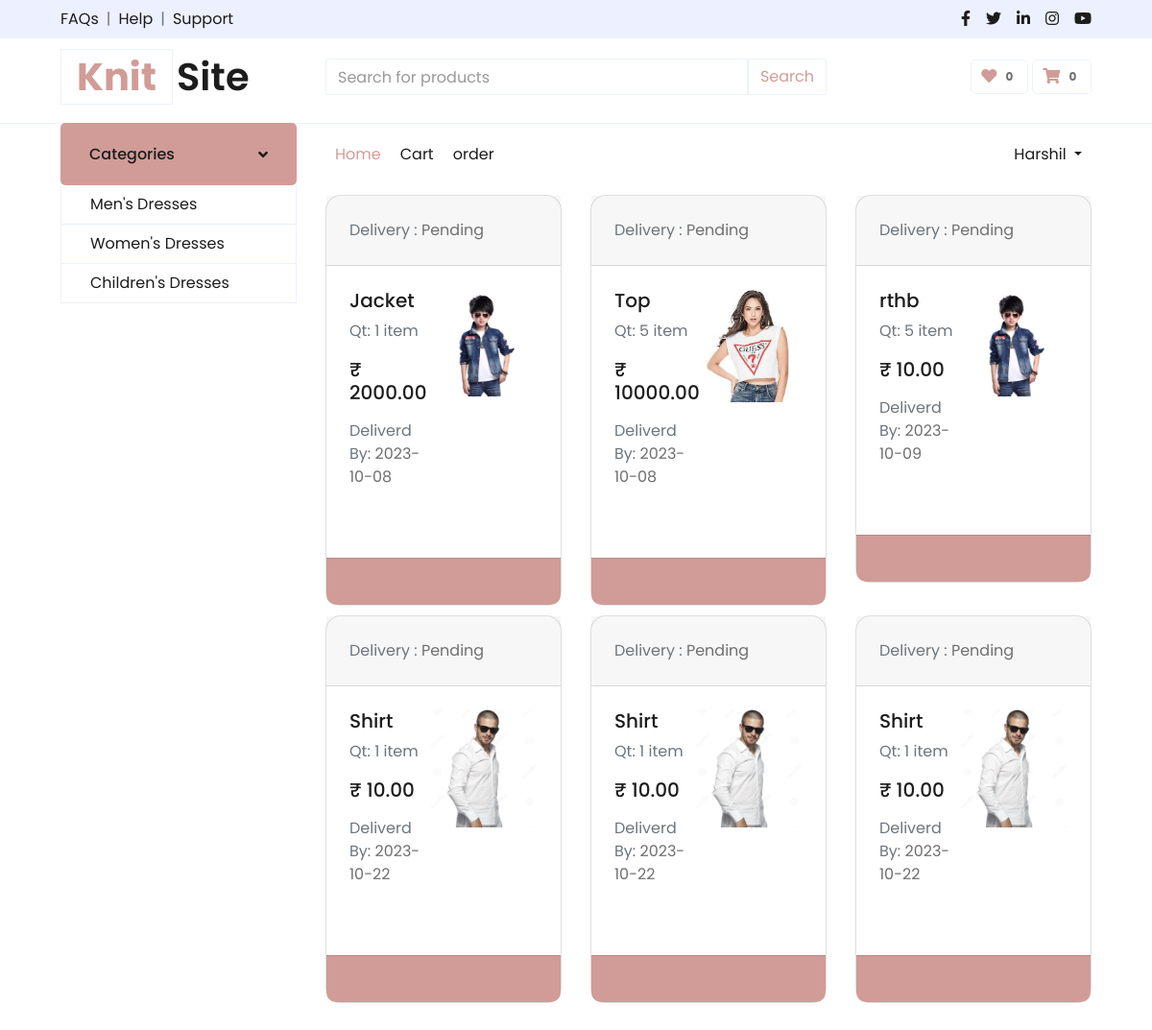
The app's page /customer/order.php (signed in), older data.
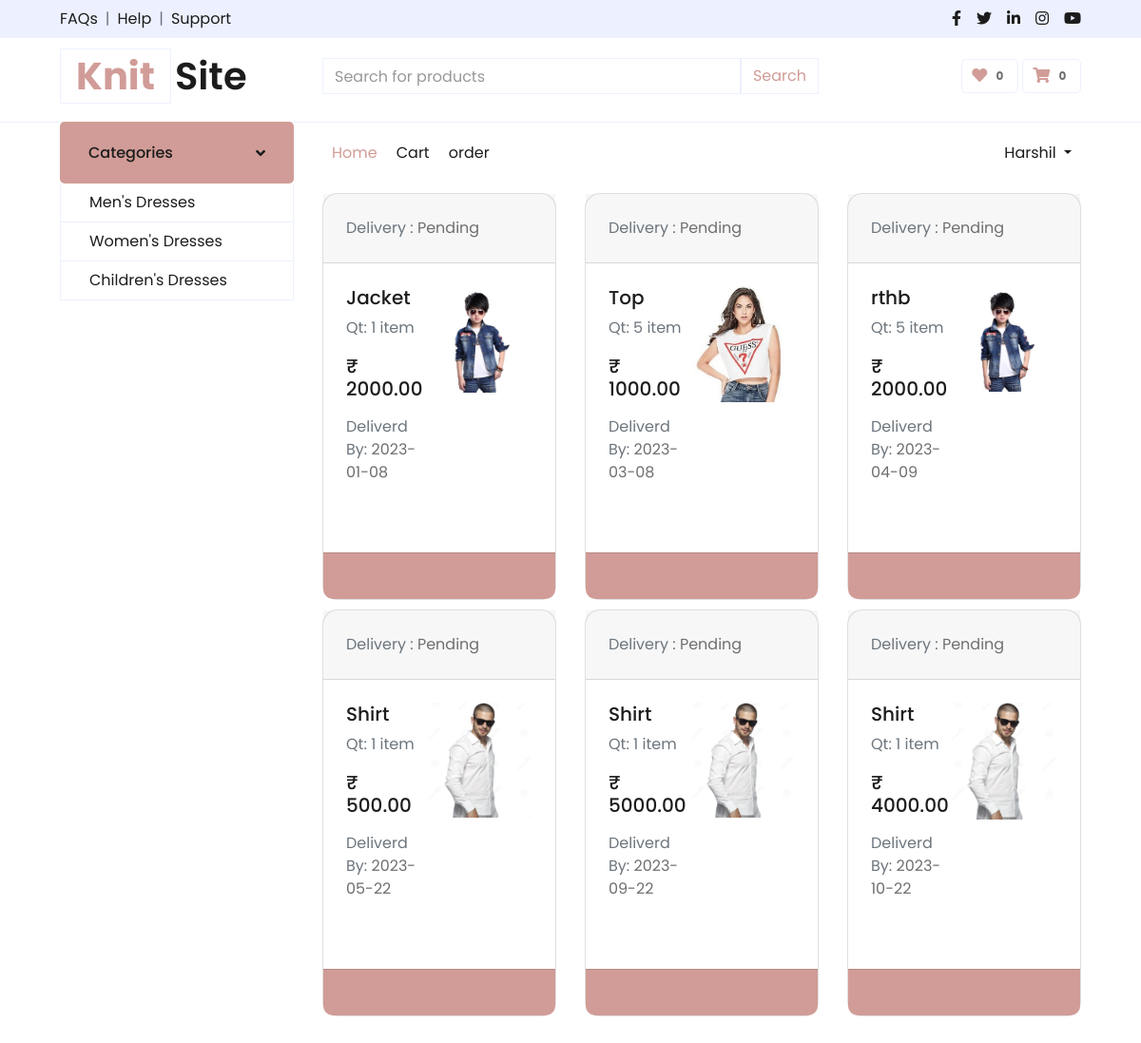
The same page, newer data.
### tables this page shows
CREATE TABLE `order_items` (
  `order_item_id` int(11) NOT NULL,
  `order_id` int(11) NOT NULL,
  `product_id` int(11) NOT NULL,
  `quantity` int(11) NOT NULL,
  `total_price` decimal(10,2) NOT NULL
);

CREATE TABLE `orders` (
  `order_id` int(11) NOT NULL,
  `customer_id` int(11) NOT NULL,
  `order_date` timestamp NOT NULL DEFAULT current_timestamp(),
  `status` varchar(20) NOT NULL
);

CREATE TABLE `products` (
  `id` int(11) NOT NULL,
  `name` varchar(255) NOT NULL,
  `description` text DEFAULT NULL,
  `price` decimal(10,2) NOT NULL,
  `brand_name` varchar(255) DEFAULT NULL,
  `category` varchar(255) DEFAULT NULL,
  `image_path` varchar(255) DEFAULT NULL,
  `add_date` timestamp NOT NULL DEFAULT current_timestamp(),
  `status` int(1) DEFAULT 1,
  `SID` int(11) DEFAULT NULL,
  `quantity` int(11) DEFAULT NULL
);

### customer/order.php (the view, shortened to what this page needs)
<?php
$order = 1;
include_once '../head.php';
include_once '../header.php';
include_once '../navbar.php';
$conn = new mysqli("localhost", "root", "", "knitsite");
$customer_id = $_SESSION["CustomerUserID"];
$query = "SELECT o.order_id, o.order_date, o.status, oi.product_id, p.name AS product_name, p.image_path, oi.quantity, oi.total_price
          FROM orders o
          JOIN order_items oi ON o.order_id = oi.order_id
          JOIN products p ON oi.product_id = p.id
          WHERE o.customer_id = $customer_id";
$result = $conn->query($query);
echo '        <div class="row">';
if ($result) {
    while ($row = $result->fetch_assoc()) {
        $order_date = $row["order_date"];
        $status = $row["status"];
        $product_name = $row["product_name"];
        $quantity = $row["quantity"];
        $total_price = $row["total_price"];
        $image_path = $row["image_path"];
        $order_date=date('Y-m-d', strtotime($order_date));
        $expected_delivery_date = date('Y-m-d', strtotime($order_date . ' + 2 days'));
        echo '
        <div class="col-4 " >
        <div class="card card-stepper" style="border-radius: 16px;margin-top:10px;">
        <div class="card-header p-4">
          <div class="row">
            <div class="col">
            <p class="text-muted mb-0"> Delivery : <span class="fw-bold text-body">' . $status . '</span> </p>
            </div>
          </div>
        </div>
        <div class="card-body p-4">
          <div class="d-flex flex-row mb-4 pb-2">
            <div class="flex-fill">
              <h5 class="bold">' . $product_name . '</h5>
              <p class="text-muted"> Qt: ' . $quantity . ' item</p>
              <h5 class="mb-3"> ₹ ' . $total_price . '</h5>
              <p class="text-muted">Deliverd By: <span class="text-body">' . $expected_delivery_date . '</span></p>
            </div>
            <div>
              <img class="align-self-center img-fluid" src="../seller/' . $image_path . '" width="250">
            </div>
          </div>
        </div>
        <div class="card-footer p-4" style="background-color:#D19C97;border-radius:0px 0px 10px 10px;">
        </div>
      </div>
      </div>
        ';
    }
    echo' </div>';
} else {
    echo "Error retrieving orders: " . $conn->error;
}
?>

### head.php (shortened to what this page needs)
<!DOCTYPE html>
<html lang="en">
<head>
    <link href="https://cdnjs.cloudflare.com/ajax/libs/font-awesome/5.10.0/css/all.min.css" rel="stylesheet">
    <link href="lib/owlcarousel/assets/owl.carousel.min.css" rel="stylesheet">
    <link href="../css/style.css" rel="stylesheet">
    <link rel="stylesheet" href="https://code.jquery.com/ui/1.13.0/themes/base/jquery-ui.css">
</head>

### header.php (shortened to what this page needs)
<div class="container-fluid">
    <div class="row bg-secondary py-2 px-xl-5">
        <div class="col-lg-6 d-none d-lg-block">
            <div class="d-inline-flex align-items-center">
                <a class="text-dark" href="">FAQs</a>
                <span class="text-muted px-2">|</span>
                <a class="text-dark" href="">Help</a>
                <span class="text-muted px-2">|</span>
                <a class="text-dark" href="">Support</a>
            </div>
        </div>
        <div class="col-lg-6 text-center text-lg-right">
            <div class="d-inline-flex align-items-center">
                <a class="text-dark px-2" href="">
                    <i class="fab fa-facebook-f"></i>
                </a>
                <a class="text-dark px-2" href="">
                    <i class="fab fa-twitter"></i>
                </a>
                <a class="text-dark px-2" href="">
                    <i class="fab fa-linkedin-in"></i>
                </a>
                <a class="text-dark px-2" href="">
                    <i class="fab fa-instagram"></i>
                </a>
                <a class="text-dark pl-2" href="">
                    <i class="fab fa-youtube"></i>
                </a>
            </div>
        </div>
    </div>
    <div class="row align-items-center py-3 px-xl-5">
        <div class="col-lg-3 d-none d-lg-block">
            <a href="" class="text-decoration-none">
                <h1 class="m-0 display-5 font-weight-semi-bold"><span class="text-primary font-weight-bold border px-3 mr-1">Knit</span>Site</h1>
            </a>
        </div>
        <div class="col-lg-6 col-6 text-left">
            <form id="search-form">
                <div class="input-group">
                    <input type="text" class="form-control" id="search" placeholder="Search for products">
                    <input class="input-group-text bg-transparent text-primary" type="submit" value="Search">
                </div>
            </form>
        </div>
        <div class="col-lg-3 col-6 text-right">
            <a href="" class="btn border">
                <i class="fas fa-heart text-primary"></i>
                <span class="badge">0</span>
            </a>
            <a  class="btn border" id="cart-btn" href="<?php if(isset($search)){echo'../cart/cart.php';} elseif(isset($cart)){echo'../cart/cart.php';}elseif(isset($order)){echo'../cart/cart.php';} else{echo 'cart/cart.php';} ?>";>
                <i class="fas fa-shopping-cart text-primary"></i>
                <span class="badge"  id="cart-badge">0</span>
               </a>
        </div>
    </div>
</div>
<div class="container">
    <div class="row">
        <div class="col"></div>
        <div class="col">
            <div class=" dropdown-item" id="search-results"> </div>
        </div>
    </div>
</div>

### navbar.php (shortened to what this page needs)
<div class="container-fluid mb-5">
      <div class="row border-top px-xl-5">
          <div class="col-lg-3 d-none d-lg-block">
              <a class="btn shadow-none d-flex align-items-center justify-content-between bg-primary text-white w-100" data-toggle="collapse" href="#navbar-vertical" style="height: 65px; margin-top: -1px; padding: 0 30px;">
                  <h6 class="m-0">Categories</h6>
                  <i class="fa fa-angle-down text-dark"></i>
              </a>
              <nav class="collapse show navbar navbar-vertical navbar-light align-items-start p-0 border border-top-0 border-bottom-0" id="navbar-vertical">
                  <div class="navbar-nav w-100 overflow-hidden" style="height: 123px">
                      <div class="nav-item dropdown" id="list" >
                      <a href="<?php if ($order) { echo'../Category/mens.php';}else{echo './Category/mens.php';} ?>" class="nav-item nav-link">Men's Dresses</a>
                      <a href="<?php if ($order) { echo'../Category/womens.php';}else{echo './Category/womens.php';} ?>" class="nav-item nav-link">Women's Dresses</a>
                      <a href="<?php if ($order) { echo'../Category/childrens.php';}else{echo './Category/childrens.php';} ?>" class="nav-item nav-link">Children's Dresses</a>
                  </div>
              </nav>
          </div>
          <div class="col-lg-9">
              <nav class="navbar navbar-expand-lg bg-light navbar-light py-3 py-lg-0 px-0">
                  <div class="collapse navbar-collapse justify-content-between" id="navbarCollapse">
                      <div class="navbar-nav mr-auto py-0">
                          <a href="<?php if($order) {echo "../HomePage.php";} else{echo "HomePage.php";} ?>" class="nav-item nav-link active">Home</a>
                          <a  href="cart/cart.php"class="nav-item nav-link" style="display: <?php if (isset($_SESSION["CustomerUserID"])||isset($_SESSION["SellerUserID"])) { echo "block";} else { echo "none";}?>">Cart</a>
                          <a  href="customer/order.php"class="nav-item nav-link" style="display: <?php if (isset($_SESSION["CustomerUserID"])||isset($_SESSION["SellerUserID"])) { echo "block";} else { echo "none";}?>">order</a>
                      </div>
                      <div class="navbar-nav ml-auto py-0">
                          <?php
                              if (isset($_SESSION["name"])||isset($_SESSION["CustomerUserID"])) {
                                  include 'HomePageLogin.php';
                              }
                          ?>
                      </div>
                  </div>
              </nav>

### HomePageLogin.php (shortened to what this page needs)
<div class="nav-item dropdown" style="display: <?php if (isset($_SESSION["name"] )) { echo "block";} else { echo "none";}?>">
                                <a href="#" class="nav-link dropdown-toggle" data-toggle="dropdown"><?php if(isset($_SESSION["name"])) {echo$_SESSION["name"]."  ";} ?></a>
                            </div>

### head.php (style rules this page uses)
.btn { padding: 5px 10px; border: none; border-radius: 5px; cursor: pointer; transition: background-color 0.3s; }

Row changes from the older to the newer data that the page shows:
changed through a linked row, order_items "Jacket": order.order_date "2023-10-08" → "2023-01-08"
changed order_items "Top": total_price "10000.00" → "1000.00"; order.order_date "2023-10-08" → "2023-03-08"
changed order_items "rthb": total_price "10.00" → "2000.00"; order.order_date "2023-10-09" → "2023-04-09"
changed order_items (number 4 of 6 on the later page): total_price "10.00" → "500.00"; order.order_date "2023-10-22" → "2023-05-22"
changed order_items (number 5 of 6 on the later page): total_price "10.00" → "5000.00"; order.order_date "2023-10-22" → "2023-09-22"
changed order_items (number 6 of 6 on the later page): total_price "10.00" → "4000.00"
